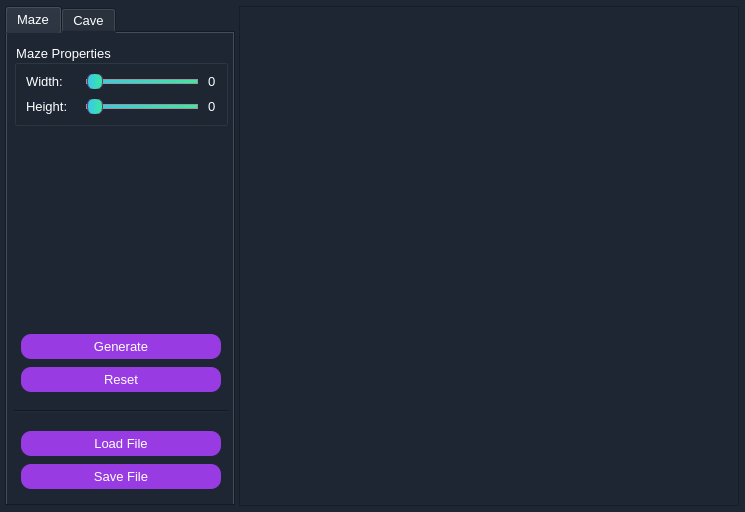
<?xml version="1.0" encoding="UTF-8"?>
<ui version="4.0">
 <class>MainWindow</class>
 <widget class="QMainWindow" name="MainWindow">
  <property name="geometry">
   <rect>
    <x>0</x>
    <y>0</y>
    <width>745</width>
    <height>512</height>
   </rect>
  </property>
  <property name="sizePolicy">
   <sizepolicy hsizetype="Fixed" vsizetype="Fixed">
    <horstretch>0</horstretch>
    <verstretch>0</verstretch>
   </sizepolicy>
  </property>
  <property name="windowTitle">
   <string>MainWindow</string>
  </property>
  <property name="styleSheet">
   <string notr="true">QWidget {
	color: rgb(21,23,24);
}</string>
  </property>
  <widget class="QWidget" name="centralwidget">
   <property name="styleSheet">
    <string notr="true">QWidget {
	background-color: rgb(29,38,50);
	color: white;
	font-size: 10pt;
}</string>
   </property>
   <layout class="QHBoxLayout" name="horizontalLayout">
    <property name="spacing">
     <number>1</number>
    </property>
    <property name="leftMargin">
     <number>2</number>
    </property>
    <property name="topMargin">
     <number>1</number>
    </property>
    <property name="rightMargin">
     <number>1</number>
    </property>
    <property name="bottomMargin">
     <number>1</number>
    </property>
    <item>
     <widget class="QTabWidget" name="tabWidget">
      <property name="sizePolicy">
       <sizepolicy hsizetype="Maximum" vsizetype="Maximum">
        <horstretch>0</horstretch>
        <verstretch>0</verstretch>
       </sizepolicy>
      </property>
      <property name="maximumSize">
       <size>
        <width>230</width>
        <height>500</height>
       </size>
      </property>
      <property name="currentIndex">
       <number>0</number>
      </property>
      <widget class="QWidget" name="maze_tab">
       <attribute name="title">
        <string>Maze</string>
       </attribute>
       <widget class="QWidget" name="layoutWidget2">
        <property name="geometry">
         <rect>
          <x>0</x>
          <y>10</y>
          <width>221</width>
          <height>451</height>
         </rect>
        </property>
        <layout class="QVBoxLayout" name="verticalLayout_6">
         <property name="spacing">
          <number>7</number>
         </property>
         <property name="leftMargin">
          <number>7</number>
         </property>
         <item>
          <widget class="QGroupBox" name="maze_properties_groupBox">
           <property name="sizePolicy">
            <sizepolicy hsizetype="Maximum" vsizetype="Maximum">
             <horstretch>0</horstretch>
             <verstretch>0</verstretch>
            </sizepolicy>
           </property>
           <property name="maximumSize">
            <size>
             <width>215</width>
             <height>16777215</height>
            </size>
           </property>
           <property name="title">
            <string>Maze Properties</string>
           </property>
           <layout class="QVBoxLayout" name="verticalLayout_5">
            <property name="spacing">
             <number>10</number>
            </property>
            <item>
             <layout class="QHBoxLayout" name="maze_width_horizontalLayout">
              <item>
               <widget class="QLabel" name="maze_width_label">
                <property name="sizePolicy">
                 <sizepolicy hsizetype="Maximum" vsizetype="Maximum">
                  <horstretch>0</horstretch>
                  <verstretch>0</verstretch>
                 </sizepolicy>
                </property>
                <property name="minimumSize">
                 <size>
                  <width>50</width>
                  <height>0</height>
                 </size>
                </property>
                <property name="maximumSize">
                 <size>
                  <width>16777215</width>
                  <height>17</height>
                 </size>
                </property>
                <property name="text">
                 <string>Width:</string>
                </property>
               </widget>
              </item>
              <item>
               <widget class="QSlider" name="maze_width_slider">
                <property name="sizePolicy">
                 <sizepolicy hsizetype="Maximum" vsizetype="Maximum">
                  <horstretch>0</horstretch>
                  <verstretch>0</verstretch>
                 </sizepolicy>
                </property>
                <property name="maximumSize">
                 <size>
                  <width>120</width>
                  <height>17</height>
                 </size>
                </property>
                <property name="styleSheet">
                 <string notr="true">QSlider::groove:horizontal {
    border: 1px solid #999999;
    height: 3px;
    background: qlineargradient(x1:0, y1:0, x2:1, y2:0, stop:0 #3AC6EC, stop:1 #3AEA9F);
    margin: 2px 0;
}

QSlider::handle:horizontal {
    background: qlineargradient(x1:0, y1:0, x2:1, y2:0, stop:0 #3AC6EC, stop:1 #3AEA9F);
    border: 1px solid #5A427B;
    width: 14px;
    margin: -7px 0; 
    border-radius: 7px;
}
</string>
                </property>
                <property name="minimum">
                 <number>0</number>
                </property>
                <property name="maximum">
                 <number>50</number>
                </property>
                <property name="orientation">
                 <enum>Qt::Horizontal</enum>
                </property>
               </widget>
              </item>
              <item>
               <widget class="QLabel" name="maze_width_value_label">
                <property name="sizePolicy">
                 <sizepolicy hsizetype="Maximum" vsizetype="Maximum">
                  <horstretch>0</horstretch>
                  <verstretch>0</verstretch>
                 </sizepolicy>
                </property>
                <property name="maximumSize">
                 <size>
                  <width>16777215</width>
                  <height>17</height>
                 </size>
                </property>
                <property name="text">
                 <string>0</string>
                </property>
               </widget>
              </item>
             </layout>
            </item>
            <item>
             <layout class="QHBoxLayout" name="maze_height_horizontalLayout">
              <item>
               <widget class="QLabel" name="maze_height_label">
                <property name="sizePolicy">
                 <sizepolicy hsizetype="Maximum" vsizetype="Maximum">
                  <horstretch>0</horstretch>
                  <verstretch>0</verstretch>
                 </sizepolicy>
                </property>
                <property name="maximumSize">
                 <size>
                  <width>50</width>
                  <height>17</height>
                 </size>
                </property>
                <property name="text">
                 <string>Height:</string>
                </property>
               </widget>
              </item>
              <item>
               <widget class="QSlider" name="maze_height_slider">
                <property name="sizePolicy">
                 <sizepolicy hsizetype="Maximum" vsizetype="Maximum">
                  <horstretch>0</horstretch>
                  <verstretch>0</verstretch>
                 </sizepolicy>
                </property>
                <property name="maximumSize">
                 <size>
                  <width>120</width>
                  <height>17</height>
                 </size>
                </property>
                <property name="styleSheet">
                 <string notr="true">QSlider::groove:horizontal {
    border: 1px solid #999999;
    height: 3px;
    background: qlineargradient(x1:0, y1:0, x2:1, y2:0, stop:0 #3AC6EC, stop:1 #3AEA9F);
    margin: 2px 0;
}

QSlider::handle:horizontal {
    background: qlineargradient(x1:0, y1:0, x2:1, y2:0, stop:0 #3AC6EC, stop:1 #3AEA9F);
    border: 1px solid #5A427B;
    width: 14px;
    margin: -7px 0; 
    border-radius: 7px;
}
</string>
                </property>
                <property name="minimum">
                 <number>0</number>
                </property>
                <property name="maximum">
                 <number>50</number>
                </property>
                <property name="orientation">
                 <enum>Qt::Horizontal</enum>
                </property>
               </widget>
              </item>
              <item>
               <widget class="QLabel" name="maze_height_value_label">
                <property name="sizePolicy">
                 <sizepolicy hsizetype="Maximum" vsizetype="Maximum">
                  <horstretch>0</horstretch>
                  <verstretch>0</verstretch>
                 </sizepolicy>
                </property>
                <property name="maximumSize">
                 <size>
                  <width>16777215</width>
                  <height>17</height>
                 </size>
                </property>
                <property name="text">
                 <string>0</string>
                </property>
               </widget>
              </item>
             </layout>
            </item>
           </layout>
          </widget>
         </item>
         <item>
          <spacer name="verticalSpacer_3">
           <property name="orientation">
            <enum>Qt::Vertical</enum>
           </property>
           <property name="sizeType">
            <enum>QSizePolicy::Maximum</enum>
           </property>
           <property name="sizeHint" stdset="0">
            <size>
             <width>20</width>
             <height>200</height>
            </size>
           </property>
          </spacer>
         </item>
         <item>
          <layout class="QVBoxLayout" name="verticalLayout_7">
           <property name="spacing">
            <number>8</number>
           </property>
           <property name="leftMargin">
            <number>7</number>
           </property>
           <item>
            <widget class="QPushButton" name="generate_maze_pushButton">
             <property name="sizePolicy">
              <sizepolicy hsizetype="Maximum" vsizetype="Maximum">
               <horstretch>0</horstretch>
               <verstretch>0</verstretch>
              </sizepolicy>
             </property>
             <property name="minimumSize">
              <size>
               <width>200</width>
               <height>25</height>
              </size>
             </property>
             <property name="styleSheet">
              <string notr="true">QPushButton {
	background-color: rgb(152,59,227);
	border-radius: 10px
}

QPushButton:pressed {
    background-color: rgb(204,119,246);
}

QPushButton:hover {
    background: qlineargradient(x1:0, y1:0, x2:0, y2:1, stop:0 #983BE3, stop:1 #CC77F6); /* Градиентный фон при наведении курсора */
}</string>
             </property>
             <property name="text">
              <string>Generate</string>
             </property>
            </widget>
           </item>
           <item>
            <widget class="QPushButton" name="reset_pushButton">
             <property name="sizePolicy">
              <sizepolicy hsizetype="Maximum" vsizetype="Maximum">
               <horstretch>0</horstretch>
               <verstretch>0</verstretch>
              </sizepolicy>
             </property>
             <property name="minimumSize">
              <size>
               <width>200</width>
               <height>25</height>
              </size>
             </property>
             <property name="styleSheet">
              <string notr="true">QPushButton {
	background-color: rgb(152,59,227);
	border-radius: 10px
}

QPushButton:pressed {
    background-color: rgb(204,119,246);
}

QPushButton:hover {
    background: qlineargradient(x1:0, y1:0, x2:0, y2:1, stop:0 #983BE3, stop:1 #CC77F6); /* Градиентный фон при наведении курсора */
}</string>
             </property>
             <property name="text">
              <string>Reset</string>
             </property>
            </widget>
           </item>
          </layout>
         </item>
         <item>
          <spacer name="verticalSpacer_6">
           <property name="orientation">
            <enum>Qt::Vertical</enum>
           </property>
           <property name="sizeType">
            <enum>QSizePolicy::Maximum</enum>
           </property>
           <property name="sizeHint" stdset="0">
            <size>
             <width>20</width>
             <height>10</height>
            </size>
           </property>
          </spacer>
         </item>
         <item>
          <widget class="Line" name="line_2">
           <property name="orientation">
            <enum>Qt::Horizontal</enum>
           </property>
          </widget>
         </item>
         <item>
          <spacer name="verticalSpacer_5">
           <property name="orientation">
            <enum>Qt::Vertical</enum>
           </property>
           <property name="sizeType">
            <enum>QSizePolicy::Maximum</enum>
           </property>
           <property name="sizeHint" stdset="0">
            <size>
             <width>20</width>
             <height>10</height>
            </size>
           </property>
          </spacer>
         </item>
         <item>
          <layout class="QVBoxLayout" name="verticalLayout_8">
           <property name="spacing">
            <number>8</number>
           </property>
           <property name="leftMargin">
            <number>7</number>
           </property>
           <property name="topMargin">
            <number>0</number>
           </property>
           <item>
            <widget class="QPushButton" name="load_file_maze_button">
             <property name="sizePolicy">
              <sizepolicy hsizetype="Maximum" vsizetype="Maximum">
               <horstretch>0</horstretch>
               <verstretch>0</verstretch>
              </sizepolicy>
             </property>
             <property name="minimumSize">
              <size>
               <width>200</width>
               <height>25</height>
              </size>
             </property>
             <property name="styleSheet">
              <string notr="true">QPushButton {
	background-color: rgb(152,59,227);
	border-radius: 10px
}

QPushButton:pressed {
    background-color: rgb(204,119,246);
}

QPushButton:hover {
    background: qlineargradient(x1:0, y1:0, x2:0, y2:1, stop:0 #983BE3, stop:1 #CC77F6); /* Градиентный фон при наведении курсора */
}</string>
             </property>
             <property name="text">
              <string>Load File</string>
             </property>
            </widget>
           </item>
           <item>
            <widget class="QPushButton" name="save_file_pushButton">
             <property name="sizePolicy">
              <sizepolicy hsizetype="Maximum" vsizetype="Maximum">
               <horstretch>0</horstretch>
               <verstretch>0</verstretch>
              </sizepolicy>
             </property>
             <property name="minimumSize">
              <size>
               <width>200</width>
               <height>25</height>
              </size>
             </property>
             <property name="styleSheet">
              <string notr="true">QPushButton {
	background-color: rgb(152,59,227);
	border-radius: 10px
}

QPushButton:pressed {
    background-color: rgb(204,119,246);
}

QPushButton:hover {
    background: qlineargradient(x1:0, y1:0, x2:0, y2:1, stop:0 #983BE3, stop:1 #CC77F6); /* Градиентный фон при наведении курсора */
}</string>
             </property>
             <property name="text">
              <string>Save File</string>
             </property>
            </widget>
           </item>
          </layout>
         </item>
        </layout>
       </widget>
      </widget>
      <widget class="QWidget" name="cave_tab">
       <attribute name="title">
        <string>Cave</string>
       </attribute>
       <widget class="QWidget" name="layoutWidget3">
        <property name="geometry">
         <rect>
          <x>0</x>
          <y>10</y>
          <width>221</width>
          <height>451</height>
         </rect>
        </property>
        <layout class="QVBoxLayout" name="verticalLayout">
         <property name="sizeConstraint">
          <enum>QLayout::SetDefaultConstraint</enum>
         </property>
         <property name="leftMargin">
          <number>1</number>
         </property>
         <property name="topMargin">
          <number>1</number>
         </property>
         <property name="rightMargin">
          <number>1</number>
         </property>
         <property name="bottomMargin">
          <number>1</number>
         </property>
         <item>
          <widget class="QGroupBox" name="cave_properties_groupBox">
           <property name="sizePolicy">
            <sizepolicy hsizetype="Maximum" vsizetype="Maximum">
             <horstretch>0</horstretch>
             <verstretch>0</verstretch>
            </sizepolicy>
           </property>
           <property name="maximumSize">
            <size>
             <width>215</width>
             <height>200</height>
            </size>
           </property>
           <property name="title">
            <string>Cave Properties</string>
           </property>
           <layout class="QVBoxLayout" name="verticalLayout_2">
            <property name="spacing">
             <number>4</number>
            </property>
            <property name="leftMargin">
             <number>9</number>
            </property>
            <property name="topMargin">
             <number>9</number>
            </property>
            <property name="rightMargin">
             <number>9</number>
            </property>
            <property name="bottomMargin">
             <number>9</number>
            </property>
            <item>
             <layout class="QHBoxLayout" name="cave_width_horizontalLayout">
              <property name="spacing">
               <number>6</number>
              </property>
              <item>
               <widget class="QLabel" name="cave_width_label">
                <property name="sizePolicy">
                 <sizepolicy hsizetype="Maximum" vsizetype="Maximum">
                  <horstretch>0</horstretch>
                  <verstretch>0</verstretch>
                 </sizepolicy>
                </property>
                <property name="minimumSize">
                 <size>
                  <width>0</width>
                  <height>0</height>
                 </size>
                </property>
                <property name="maximumSize">
                 <size>
                  <width>50</width>
                  <height>17</height>
                 </size>
                </property>
                <property name="text">
                 <string>Width:</string>
                </property>
               </widget>
              </item>
              <item>
               <widget class="QSlider" name="cave_width_slider">
                <property name="sizePolicy">
                 <sizepolicy hsizetype="Maximum" vsizetype="Maximum">
                  <horstretch>0</horstretch>
                  <verstretch>0</verstretch>
                 </sizepolicy>
                </property>
                <property name="maximumSize">
                 <size>
                  <width>120</width>
                  <height>17</height>
                 </size>
                </property>
                <property name="styleSheet">
                 <string notr="true">QSlider::groove:horizontal {
    border: 1px solid #999999;
    height: 3px;
    background: qlineargradient(x1:0, y1:0, x2:1, y2:0, stop:0 #3AC6EC, stop:1 #3AEA9F);
    margin: 2px 0;
}

QSlider::handle:horizontal {
    background: qlineargradient(x1:0, y1:0, x2:1, y2:0, stop:0 #3AC6EC, stop:1 #3AEA9F);
    border: 1px solid #5A427B;
    width: 14px;
    margin: -7px 0; 
    border-radius: 7px;
}
</string>
                </property>
                <property name="minimum">
                 <number>0</number>
                </property>
                <property name="maximum">
                 <number>50</number>
                </property>
                <property name="orientation">
                 <enum>Qt::Horizontal</enum>
                </property>
               </widget>
              </item>
              <item>
               <widget class="QLabel" name="cave_width_value_label">
                <property name="sizePolicy">
                 <sizepolicy hsizetype="Maximum" vsizetype="Maximum">
                  <horstretch>0</horstretch>
                  <verstretch>0</verstretch>
                 </sizepolicy>
                </property>
                <property name="maximumSize">
                 <size>
                  <width>16777215</width>
                  <height>17</height>
                 </size>
                </property>
                <property name="text">
                 <string>0</string>
                </property>
               </widget>
              </item>
             </layout>
            </item>
            <item>
             <layout class="QHBoxLayout" name="cave_height_horizontalLayout">
              <property name="spacing">
               <number>6</number>
              </property>
              <item>
               <widget class="QLabel" name="cave_height_label">
                <property name="sizePolicy">
                 <sizepolicy hsizetype="Maximum" vsizetype="Maximum">
                  <horstretch>0</horstretch>
                  <verstretch>0</verstretch>
                 </sizepolicy>
                </property>
                <property name="maximumSize">
                 <size>
                  <width>50</width>
                  <height>17</height>
                 </size>
                </property>
                <property name="text">
                 <string>Height:</string>
                </property>
               </widget>
              </item>
              <item>
               <widget class="QSlider" name="cave_height_slider">
                <property name="sizePolicy">
                 <sizepolicy hsizetype="Maximum" vsizetype="Maximum">
                  <horstretch>0</horstretch>
                  <verstretch>0</verstretch>
                 </sizepolicy>
                </property>
                <property name="maximumSize">
                 <size>
                  <width>120</width>
                  <height>17</height>
                 </size>
                </property>
                <property name="styleSheet">
                 <string notr="true">QSlider::groove:horizontal {
    border: 1px solid #999999;
    height: 3px;
    background: qlineargradient(x1:0, y1:0, x2:1, y2:0, stop:0 #3AC6EC, stop:1 #3AEA9F);
    margin: 2px 0;
}

QSlider::handle:horizontal {
    background: qlineargradient(x1:0, y1:0, x2:1, y2:0, stop:0 #3AC6EC, stop:1 #3AEA9F);
    border: 1px solid #5A427B;
    width: 14px;
    margin: -7px 0; 
    border-radius: 7px;
}
</string>
                </property>
                <property name="minimum">
                 <number>0</number>
                </property>
                <property name="maximum">
                 <number>50</number>
                </property>
                <property name="orientation">
                 <enum>Qt::Horizontal</enum>
                </property>
               </widget>
              </item>
              <item>
               <widget class="QLabel" name="cave_height_value_label">
                <property name="sizePolicy">
                 <sizepolicy hsizetype="Maximum" vsizetype="Maximum">
                  <horstretch>0</horstretch>
                  <verstretch>0</verstretch>
                 </sizepolicy>
                </property>
                <property name="maximumSize">
                 <size>
                  <width>16777215</width>
                  <height>17</height>
                 </size>
                </property>
                <property name="text">
                 <string>0</string>
                </property>
               </widget>
              </item>
             </layout>
            </item>
            <item>
             <spacer name="verticalSpacer">
              <property name="orientation">
               <enum>Qt::Vertical</enum>
              </property>
              <property name="sizeType">
               <enum>QSizePolicy::Maximum</enum>
              </property>
              <property name="sizeHint" stdset="0">
               <size>
                <width>5</width>
                <height>10</height>
               </size>
              </property>
             </spacer>
            </item>
            <item>
             <layout class="QHBoxLayout" name="birth_limit_horizontalLayout">
              <item>
               <widget class="QLabel" name="birth_limit_label">
                <property name="sizePolicy">
                 <sizepolicy hsizetype="Maximum" vsizetype="Maximum">
                  <horstretch>0</horstretch>
                  <verstretch>0</verstretch>
                 </sizepolicy>
                </property>
                <property name="maximumSize">
                 <size>
                  <width>50</width>
                  <height>17</height>
                 </size>
                </property>
                <property name="text">
                 <string>Birth:</string>
                </property>
               </widget>
              </item>
              <item>
               <widget class="QSlider" name="birth_slider">
                <property name="sizePolicy">
                 <sizepolicy hsizetype="Maximum" vsizetype="Maximum">
                  <horstretch>0</horstretch>
                  <verstretch>0</verstretch>
                 </sizepolicy>
                </property>
                <property name="minimumSize">
                 <size>
                  <width>120</width>
                  <height>0</height>
                 </size>
                </property>
                <property name="maximumSize">
                 <size>
                  <width>16777215</width>
                  <height>17</height>
                 </size>
                </property>
                <property name="styleSheet">
                 <string notr="true">QSlider::groove:horizontal {
    border: 1px solid #999999;
    height: 3px;
    background: qlineargradient(x1:0, y1:0, x2:1, y2:0, stop:0 #3AC6EC, stop:1 #3AEA9F);
    margin: 2px 0;
}

QSlider::handle:horizontal {
    background: qlineargradient(x1:0, y1:0, x2:1, y2:0, stop:0 #3AC6EC, stop:1 #3AEA9F);
    border: 1px solid #5A427B;
    width: 14px;
    margin: -7px 0; 
    border-radius: 7px;
}
</string>
                </property>
                <property name="minimum">
                 <number>0</number>
                </property>
                <property name="maximum">
                 <number>7</number>
                </property>
                <property name="orientation">
                 <enum>Qt::Horizontal</enum>
                </property>
               </widget>
              </item>
              <item>
               <widget class="QLabel" name="birth_value_label">
                <property name="sizePolicy">
                 <sizepolicy hsizetype="Maximum" vsizetype="Maximum">
                  <horstretch>0</horstretch>
                  <verstretch>0</verstretch>
                 </sizepolicy>
                </property>
                <property name="maximumSize">
                 <size>
                  <width>16777215</width>
                  <height>17</height>
                 </size>
                </property>
                <property name="text">
                 <string>0</string>
                </property>
               </widget>
              </item>
             </layout>
            </item>
            <item>
             <layout class="QHBoxLayout" name="death_limit_horizontalLayout">
              <item>
               <widget class="QLabel" name="death_limit_label">
                <property name="sizePolicy">
                 <sizepolicy hsizetype="Maximum" vsizetype="Maximum">
                  <horstretch>0</horstretch>
                  <verstretch>0</verstretch>
                 </sizepolicy>
                </property>
                <property name="minimumSize">
                 <size>
                  <width>50</width>
                  <height>0</height>
                 </size>
                </property>
                <property name="maximumSize">
                 <size>
                  <width>16777215</width>
                  <height>17</height>
                 </size>
                </property>
                <property name="text">
                 <string>Death:</string>
                </property>
               </widget>
              </item>
              <item>
               <widget class="QSlider" name="death_slider">
                <property name="sizePolicy">
                 <sizepolicy hsizetype="Maximum" vsizetype="Maximum">
                  <horstretch>0</horstretch>
                  <verstretch>0</verstretch>
                 </sizepolicy>
                </property>
                <property name="minimumSize">
                 <size>
                  <width>120</width>
                  <height>0</height>
                 </size>
                </property>
                <property name="maximumSize">
                 <size>
                  <width>16777215</width>
                  <height>17</height>
                 </size>
                </property>
                <property name="styleSheet">
                 <string notr="true">QSlider::groove:horizontal {
    border: 1px solid #999999;
    height: 3px;
    background: qlineargradient(x1:0, y1:0, x2:1, y2:0, stop:0 #3AC6EC, stop:1 #3AEA9F);
    margin: 2px 0;
}

QSlider::handle:horizontal {
    background: qlineargradient(x1:0, y1:0, x2:1, y2:0, stop:0 #3AC6EC, stop:1 #3AEA9F);
    border: 1px solid #5A427B;
    width: 14px;
    margin: -7px 0; 
    border-radius: 7px;
}
</string>
                </property>
                <property name="minimum">
                 <number>0</number>
                </property>
                <property name="maximum">
                 <number>7</number>
                </property>
                <property name="orientation">
                 <enum>Qt::Horizontal</enum>
                </property>
               </widget>
              </item>
              <item>
               <widget class="QLabel" name="death_value_label">
                <property name="sizePolicy">
                 <sizepolicy hsizetype="Maximum" vsizetype="Maximum">
                  <horstretch>0</horstretch>
                  <verstretch>0</verstretch>
                 </sizepolicy>
                </property>
                <property name="maximumSize">
                 <size>
                  <width>16777215</width>
                  <height>17</height>
                 </size>
                </property>
                <property name="text">
                 <string>0</string>
                </property>
               </widget>
              </item>
             </layout>
            </item>
            <item>
             <spacer name="verticalSpacer_2">
              <property name="orientation">
               <enum>Qt::Vertical</enum>
              </property>
              <property name="sizeType">
               <enum>QSizePolicy::Maximum</enum>
              </property>
              <property name="sizeHint" stdset="0">
               <size>
                <width>5</width>
                <height>8</height>
               </size>
              </property>
             </spacer>
            </item>
            <item>
             <layout class="QHBoxLayout" name="chance_horizontalLayout">
              <item>
               <widget class="QLabel" name="chance_label">
                <property name="maximumSize">
                 <size>
                  <width>70</width>
                  <height>25</height>
                 </size>
                </property>
                <property name="text">
                 <string>Chance:</string>
                </property>
               </widget>
              </item>
              <item>
               <widget class="QSpinBox" name="chance_value_spinBox">
                <property name="maximumSize">
                 <size>
                  <width>80</width>
                  <height>25</height>
                 </size>
                </property>
                <property name="styleSheet">
                 <string notr="true">QSpinBox {
    border: 2px solid rgb(152,59,227);
    border-radius: 4px;
}</string>
                </property>
                <property name="maximum">
                 <number>100</number>
                </property>
               </widget>
              </item>
              <item>
               <widget class="QLabel" name="label">
                <property name="maximumSize">
                 <size>
                  <width>16777215</width>
                  <height>25</height>
                 </size>
                </property>
                <property name="text">
                 <string> %</string>
                </property>
               </widget>
              </item>
             </layout>
            </item>
           </layout>
          </widget>
         </item>
         <item>
          <layout class="QVBoxLayout" name="verticalLayout_3">
           <property name="spacing">
            <number>8</number>
           </property>
           <property name="leftMargin">
            <number>8</number>
           </property>
           <item>
            <widget class="QPushButton" name="load_file_cave_button">
             <property name="sizePolicy">
              <sizepolicy hsizetype="Maximum" vsizetype="Maximum">
               <horstretch>0</horstretch>
               <verstretch>0</verstretch>
              </sizepolicy>
             </property>
             <property name="maximumSize">
              <size>
               <width>200</width>
               <height>25</height>
              </size>
             </property>
             <property name="styleSheet">
              <string notr="true">QPushButton {
	background-color: rgb(152,59,227);
	border-radius: 10px
}

QPushButton:pressed {
    background-color: rgb(204,119,246);
}

QPushButton:hover {
    background: qlineargradient(x1:0, y1:0, x2:0, y2:1, stop:0 #983BE3, stop:1 #CC77F6); /* Градиентный фон при наведении курсора */
}</string>
             </property>
             <property name="text">
              <string>Load File</string>
             </property>
            </widget>
           </item>
           <item>
            <widget class="QPushButton" name="save_cave_pushButton">
             <property name="sizePolicy">
              <sizepolicy hsizetype="Maximum" vsizetype="Maximum">
               <horstretch>0</horstretch>
               <verstretch>0</verstretch>
              </sizepolicy>
             </property>
             <property name="maximumSize">
              <size>
               <width>200</width>
               <height>25</height>
              </size>
             </property>
             <property name="styleSheet">
              <string notr="true">QPushButton {
	background-color: rgb(152,59,227);
	border-radius: 10px
}

QPushButton:pressed {
    background-color: rgb(204,119,246);
}

QPushButton:hover {
    background: qlineargradient(x1:0, y1:0, x2:0, y2:1, stop:0 #983BE3, stop:1 #CC77F6); /* Градиентный фон при наведении курсора */
}</string>
             </property>
             <property name="text">
              <string>Save</string>
             </property>
            </widget>
           </item>
          </layout>
         </item>
         <item>
          <widget class="QGroupBox" name="groupBox">
           <property name="sizePolicy">
            <sizepolicy hsizetype="Maximum" vsizetype="Maximum">
             <horstretch>0</horstretch>
             <verstretch>0</verstretch>
            </sizepolicy>
           </property>
           <property name="maximumSize">
            <size>
             <width>215</width>
             <height>70</height>
            </size>
           </property>
           <property name="title">
            <string>Step-by-Step Mode</string>
           </property>
           <widget class="QWidget" name="layoutWidget">
            <property name="geometry">
             <rect>
              <x>10</x>
              <y>30</y>
              <width>201</width>
              <height>28</height>
             </rect>
            </property>
            <layout class="QHBoxLayout" name="delay_horizontalLayout">
             <item>
              <widget class="QLabel" name="delay_label">
               <property name="text">
                <string>Delay:</string>
               </property>
              </widget>
             </item>
             <item>
              <widget class="QSpinBox" name="delay_value_spinBox">
               <property name="styleSheet">
                <string notr="true">QSpinBox {
    border: 2px solid rgb(152,59,227);
    border-radius: 4px;
}</string>
               </property>
               <property name="maximum">
                <number>7</number>
               </property>
              </widget>
             </item>
             <item>
              <widget class="QLabel" name="ms_label">
               <property name="text">
                <string>ms</string>
               </property>
              </widget>
             </item>
            </layout>
           </widget>
          </widget>
         </item>
         <item>
          <layout class="QVBoxLayout" name="verticalLayout_4">
           <property name="spacing">
            <number>8</number>
           </property>
           <property name="leftMargin">
            <number>7</number>
           </property>
           <item>
            <widget class="QPushButton" name="next_step_pushButton">
             <property name="sizePolicy">
              <sizepolicy hsizetype="Maximum" vsizetype="Maximum">
               <horstretch>0</horstretch>
               <verstretch>0</verstretch>
              </sizepolicy>
             </property>
             <property name="maximumSize">
              <size>
               <width>200</width>
               <height>25</height>
              </size>
             </property>
             <property name="styleSheet">
              <string notr="true">QPushButton {
	background-color: rgb(152,59,227);
	border-radius: 10px
}

QPushButton:pressed {
    background-color: rgb(204,119,246);
}

QPushButton:hover {
    background: qlineargradient(x1:0, y1:0, x2:0, y2:1, stop:0 #983BE3, stop:1 #CC77F6); /* Градиентный фон при наведении курсора */
}</string>
             </property>
             <property name="text">
              <string>Next Step</string>
             </property>
            </widget>
           </item>
           <item>
            <widget class="QPushButton" name="auto_cave_pushButton">
             <property name="sizePolicy">
              <sizepolicy hsizetype="Maximum" vsizetype="Maximum">
               <horstretch>0</horstretch>
               <verstretch>0</verstretch>
              </sizepolicy>
             </property>
             <property name="maximumSize">
              <size>
               <width>200</width>
               <height>25</height>
              </size>
             </property>
             <property name="styleSheet">
              <string notr="true">QPushButton {
	background-color: rgb(152,59,227);
	border-radius: 10px
}

QPushButton:pressed {
    background-color: rgb(204,119,246);
}

QPushButton:hover {
    background: qlineargradient(x1:0, y1:0, x2:0, y2:1, stop:0 #983BE3, stop:1 #CC77F6); /* Градиентный фон при наведении курсора */
}</string>
             </property>
             <property name="text">
              <string>Auto</string>
             </property>
            </widget>
           </item>
          </layout>
         </item>
        </layout>
       </widget>
      </widget>
     </widget>
    </item>
    <item>
     <widget class="QGraphicsView" name="graphicsView">
      <property name="sizePolicy">
       <sizepolicy hsizetype="Maximum" vsizetype="Maximum">
        <horstretch>0</horstretch>
        <verstretch>0</verstretch>
       </sizepolicy>
      </property>
      <property name="maximumSize">
       <size>
        <width>500</width>
        <height>500</height>
       </size>
      </property>
      <property name="styleSheet">
       <string notr="true"/>
      </property>
     </widget>
    </item>
   </layout>
  </widget>
 </widget>
 <resources/>
 <connections/>
</ui>
